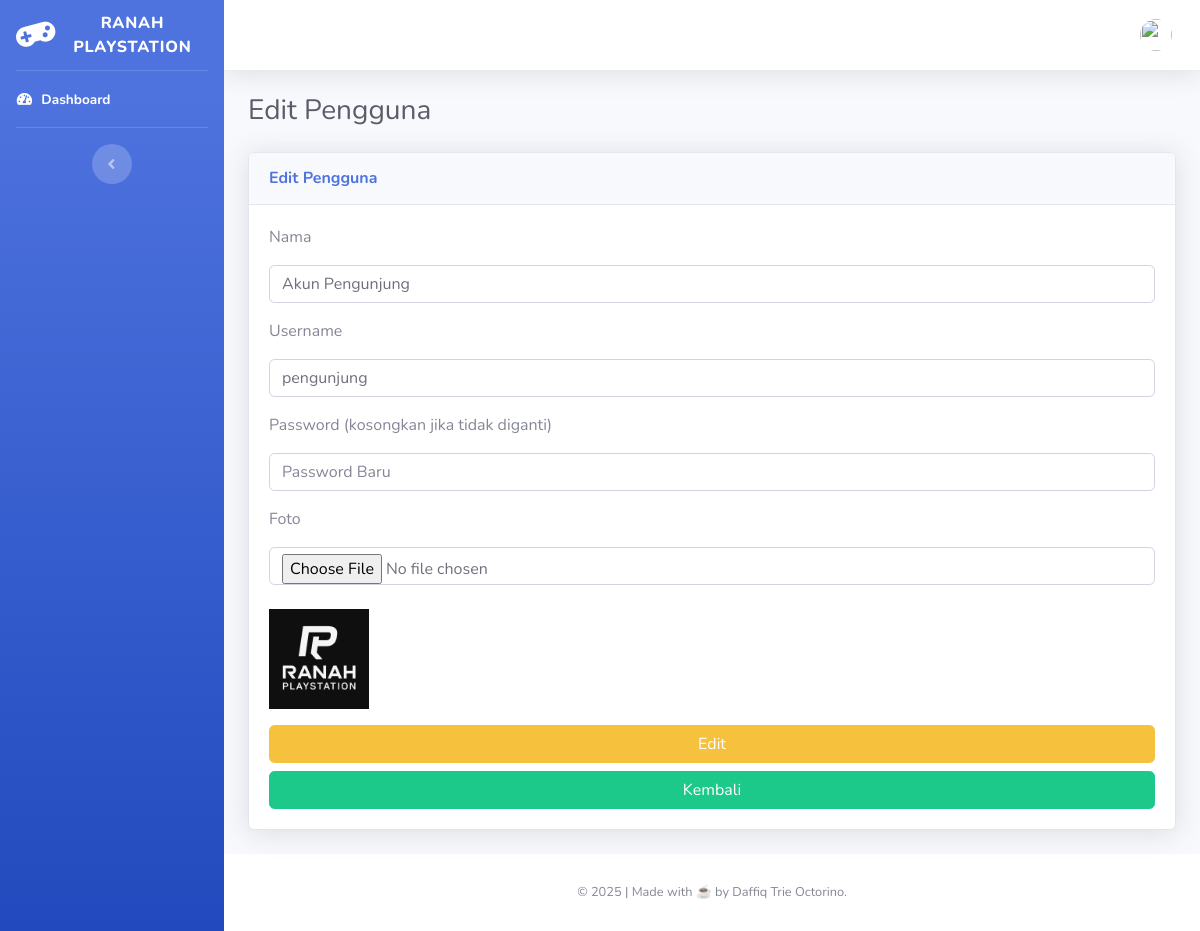
The app's page /operator/edit/3 with its own data.
### tables this page shows
CREATE TABLE `daffiqtrie_pengguna` (
  `id_operator` int(11) NOT NULL,
  `nama_operator` varchar(50) NOT NULL,
  `username` varchar(30) NOT NULL,
  `password` varchar(32) NOT NULL,
  `jabatan` enum('Owner','Operator','Pengunjung') NOT NULL DEFAULT 'Pengunjung',
  `last_login` date NOT NULL,
  `foto` varchar(100) NOT NULL
);

### application/libraries/Template.php (called while the page is built)
<?php if ( ! defined('BASEPATH')) exit('No direct script access allowed');
class Template {
		var $template_data = array();
		function set($name, $value)
		{
			$this->template_data[$name] = $value;
		}
		function load($template = '', $view = '' , $view_data = array(), $return = FALSE)
		{
			$this->CI =& get_instance();
			$this->CI->load->model('Model_website');
			$info_rental = $this->CI->Model_website->get_nama_rental();
			$this->template_data['nama_rental'] = $info_rental['nama_rental'];
            $this->template_data['lokasi_rental'] = $info_rental['lokasi_rental'];
			$this->set('contents', $this->CI->load->view($view, $view_data, TRUE));
			return $this->CI->load->view($template, $this->template_data, $return);
		}
}

### application/controllers/Operator.php (called while the page is built, shortened)
<?php
class Operator extends CI_Controller {
    public function edit($id) {
        $data['operator'] = $this->Model_operator->get_by_id($id);
        if ($this->form_validation->run() === FALSE) {
            $this->template->load('template/template', 'operator/form', $data);
        }
    }
    private function _set_rules($require_password = true) {
        $this->form_validation->set_rules('nama_operator', 'Nama Operator', 'required');
        $this->form_validation->set_rules('username', 'Username', 'required');
    }
}

### index.php (called while the page is built, shortened)
<?php
require_once BASEPATH.'core/CodeIgniter.php';

### application/models/Model_operator.php (called while the page is built, shortened)
<?php
class Model_operator extends CI_Model {
    public function get_by_id($id) {
        return $this->db->get_where('daffiqtrie_pengguna', ['id_operator' => $id])->row();
    }
}

### application/views/operator/form.php (the view, shortened to what this page needs)
<?php
$edit = isset($operator);
?>
<div class="container-fluid">
   <div class="d-sm-flex align-items-center justify-content-between mb-4">
      <h1 class="h3 mb-0 text-gray-800"><?= $edit ? "Edit" : "Tambah" ?> Pengguna</h1>
   </div>
   <div class="row">
      <div class="col-lg-12">
         <div class="card shadow mb-4">
            <div class="card-header py-3">
               <h6 class="m-0 font-weight-bold text-primary"><?= $edit ? "Edit" : "Tambah" ?> Pengguna</h6>
            </div>
            <div class="card-body">
				<?= form_open_multipart($edit ? 'operator/edit/'.$operator->id_operator : 'operator/create'); ?>
                  <div class="form-group">
                     <p>Nama</p>
                     <input type="text" class="form-control" name="nama_operator" value="<?= set_value('nama_operator', $edit ? $operator->nama_operator : '') ?>" required>
                  </div>
                  <div class="form-group">
                     <p>Username</p>
                     <input type="text" class="form-control" name="username" value="<?= set_value('username', $edit ? $operator->username : '') ?>" required>
                  </div>
                  <div class="form-group">
                     <p>Password <?= $edit ? '(kosongkan jika tidak diganti)' : '' ?></p>
                     <input type="password" class="form-control" name="password" placeholder="Password Baru">
                  </div>
                  <div class="form-group">
                     <p>Foto</p>
                     <input type="file" name="foto" class="form-control">
                     <?php if ($edit && $operator->foto): ?>
        			<br><img src="<?= base_url('uploads/operator/' . $operator->foto) ?>" width="100">
    				<?php endif; ?>
                  </div>
                  <button type="submit" class="btn btn-warning btn-user btn-block">
                  <?= $edit ? "Edit" : "Tambah" ?>
                  </button>
                  <a href="<?php echo base_url() ?>Operator/" class="btn btn-success btn-user btn-block">
                  Kembali
                  </a>
               </form>
            </div>
         </div>
      </div>
   </div>
</div>

### records on screen
daffiqtrie_pengguna: nama_operator "Akun Pengunjung", username "pengunjung", foto (picture)

### other values on screen
$nama_rental "RANAH PLAYSTATION"
